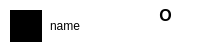
<?xml version="1.0" encoding="UTF-8"?>
<ui version="4.0">
 <class>ChatListItemWidget</class>
 <widget class="QWidget" name="ChatListItemWidget">
  <property name="geometry">
   <rect>
    <x>0</x>
    <y>0</y>
    <width>200</width>
    <height>50</height>
   </rect>
  </property>
  <property name="windowTitle">
   <string>Form</string>
  </property>
  <property name="styleSheet">
   <string notr="true"/>
  </property>
  <widget class="QLabel" name="background">
   <property name="geometry">
    <rect>
     <x>0</x>
     <y>0</y>
     <width>200</width>
     <height>50</height>
    </rect>
   </property>
   <property name="styleSheet">
    <string notr="true">background-color: rgb(255, 255, 255);</string>
   </property>
   <property name="text">
    <string/>
   </property>
  </widget>
  <widget class="QLabel" name="profileLabel">
   <property name="geometry">
    <rect>
     <x>10</x>
     <y>10</y>
     <width>32</width>
     <height>32</height>
    </rect>
   </property>
   <property name="styleSheet">
    <string notr="true">background-color: rgb(0, 0, 0);</string>
   </property>
   <property name="text">
    <string/>
   </property>
  </widget>
  <widget class="QLabel" name="nameLabel">
   <property name="geometry">
    <rect>
     <x>50</x>
     <y>10</y>
     <width>100</width>
     <height>32</height>
    </rect>
   </property>
   <property name="styleSheet">
    <string notr="true">background-color: rgb(255, 255, 255);</string>
   </property>
   <property name="text">
    <string>name</string>
   </property>
  </widget>
  <widget class="QLabel" name="tipLabel">
   <property name="geometry">
    <rect>
     <x>150</x>
     <y>0</y>
     <width>31</width>
     <height>31</height>
    </rect>
   </property>
   <property name="font">
    <font>
     <family>Microsoft YaHei UI</family>
     <pointsize>24</pointsize>
     <italic>false</italic>
     <bold>true</bold>
    </font>
   </property>
   <property name="styleSheet">
    <string notr="true">background-color: rgb(255, 255, 255);</string>
   </property>
   <property name="text">
    <string>&lt;html&gt;&lt;head/&gt;&lt;body&gt;&lt;p align=&quot;center&quot;&gt;&lt;span style=&quot; font-size:12pt;&quot;&gt;O&lt;/span&gt;&lt;/p&gt;&lt;/body&gt;&lt;/html&gt;</string>
   </property>
  </widget>
 </widget>
 <resources/>
 <connections/>
</ui>
